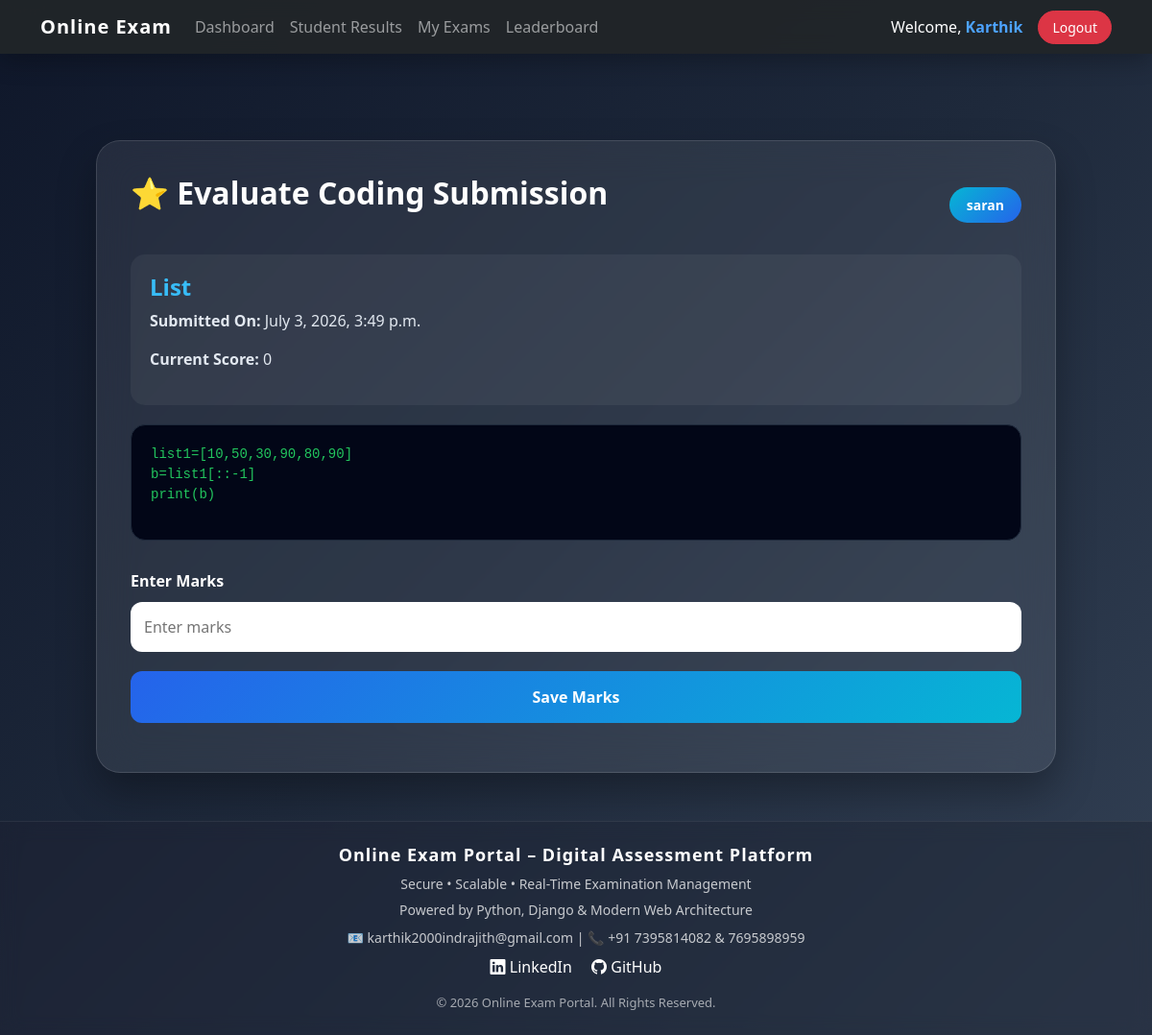
The page /give-marks/6/ (signed in) on the database its author committed.
### exam/models.py (models this page shows, shortened)
class CustomUser(AbstractUser):
    ROLE_CHOICES = (
        ('admin', 'Admin'),
        ('teacher', 'Teacher'),
        ('student', 'Student'),
    )
    role = models.CharField(max_length=10, choices=ROLE_CHOICES)

class CodingSubmission(models.Model):
    student = models.ForeignKey(
        settings.AUTH_USER_MODEL,
        on_delete=models.CASCADE,
        limit_choices_to={'role': 'student'}
    )
    coding_question = models.ForeignKey(
        CodingQuestion,
        on_delete=models.CASCADE
    )
    code = models.TextField()
    language = models.CharField(
        max_length=20,
        default='Python'
    )
    score = models.IntegerField(default=0)
    submitted_at = models.DateTimeField(
        auto_now_add=True
    )

class CodingQuestion(models.Model):
    exam = models.ForeignKey(
        Exam,
        on_delete=models.CASCADE,
        related_name='coding_questions'
    )
    title = models.CharField(max_length=200)
    problem_statement = models.TextField()
    sample_input = models.TextField(
        blank=True,
        null=True
    )
    sample_output = models.TextField(
        blank=True,
        null=True
    )
    marks = models.IntegerField(default=10)

### exam/views.py (the view)
# urls.py: path('give-marks/<int:submission_id>/', views.give_marks, name='give_marks'),
@login_required
def give_marks(request, submission_id):
    submission = get_object_or_404(
        CodingSubmission,
        id=submission_id
    )
    if request.method == "POST":
        submission.score = request.POST.get('score')
        submission.save()
        return redirect('coding_submissions')
    return render(
        request,
        'give_marks.html',
        {
            'submission': submission
        }
    )

### templates/give_marks.html (shortened to what this page needs)
{% extends 'base.html' %}
{% block content %}
<div class="container">
    <div class="main-card">
        <div class="d-flex justify-content-between align-items-center">
            <h2 class="page-title">
                ⭐ Evaluate Coding Submission
            </h2>
            <span class="student-badge">
                {{ submission.student.username }}
            </span>
        </div>
        <div class="info-card">
            <h4 class="problem-title">
                {{ submission.coding_question.title }}
            </h4>
            <p>
                <strong>Submitted On:</strong>
                {{ submission.submitted_at }}
            </p>
            <p>
                <strong>Current Score:</strong>
                {{ submission.score }}
            </p>
        </div>
        <div class="code-box">
<pre>{{ submission.code }}</pre>
        </div>
        <form method="POST">
            <div class="score-box">
                <label>
                    Enter Marks
                </label>
                <input
                    type="number"
                    name="score"
                    min="0"
                    required
                    placeholder="Enter marks">
            </div>
            <button
                type="submit"
                class="submit-btn">
                Save Marks
            </button>
        </form>
    </div>
</div>
{% endblock %}

### templates/base.html (shortened to what this page needs)
<!DOCTYPE html>
<html>
<head>
    <link href="https://cdn.jsdelivr.net/npm/bootstrap@5.3.2/dist/css/bootstrap.min.css" rel="stylesheet">
    <link href="https://cdn.jsdelivr.net/npm/bootstrap-icons@1.11.3/font/bootstrap-icons.css" rel="stylesheet">
</head>
<body class="d-flex flex-column min-vh-100">
<nav class="navbar navbar-expand-lg navbar-dark fixed-top">
    <div class="container">
        <a class="navbar-brand" href="{% url 'home' %}">
            Online Exam
        </a>
        <div class="collapse navbar-collapse" id="navbarNav">
            <ul class="navbar-nav me-auto">
                {% if user.is_authenticated %}
                    {% if user.role == 'teacher' %}
                        <li class="nav-item">
                            <a class="nav-link" href="{% url 'teacher_dashboard' %}">Dashboard</a>
                        </li>
                        <li class="nav-item">
                            <a class="nav-link" href="{% url 'teacher_results' %}">Student Results</a>
                        </li>
                        <li class="nav-item">
                            <a class="nav-link" href="{% url 'my_exams' %}">My Exams</a>
                        </li>
                        <li class="nav-item">
                            <a class="nav-link" href="{% url 'leaderboard' %}">Leaderboard</a>
                        </li>
                    {% endif %}
                {% endif %}
            </ul>
            <ul class="navbar-nav ms-auto align-items-lg-center">
                {% if user.is_authenticated %}
                    <li class="nav-item text-center text-lg-start">
                        <span class="text-white d-block d-lg-inline me-lg-3 mb-2 mb-lg-0">
                            Welcome, <strong>{{ user.username }}</strong>
                        </span>
                    </li>
                    <li class="nav-item">
                        <a class="btn btn-danger btn-sm" href="{% url 'logout' %}">
                            Logout
                        </a>
                    </li>
                {% endif %}
            </ul>
        </div>
    </div>
</nav>
<main class="container flex-fill mt-5 pt-4 px-3 px-md-4">
    {% block content %}
    {% endblock %}
</main>
<footer class="text-center py-4 mt-auto">
    <div class="container">
        <h5>Online Exam Portal – Digital Assessment Platform</h5>
        <p>Secure • Scalable • Real-Time Examination Management</p>
        <p>Powered by Python, Django & Modern Web Architecture</p>
        <p class="mt-2">
            📧 karthik2000indrajith@gmail.com |
            📞 +91 7395814082 & 7695898959
        </p>
        <div class="mt-2">
            <a href="www.linkedin.com/in/karthik-indrajith" class="me-3"><i class="bi bi-linkedin"></i> LinkedIn</a>
            <a href="https://github.com/Karthikindrajith"><i class="bi bi-github"></i> GitHub</a>
        </div>
        <small class="d-block mt-3">
            © 2026 Online Exam Portal. All Rights Reserved.
        </small>
    </div>
</footer>
</body>
</html>

### templates/base.html (style rules this page uses)
body { font-family: 'Segoe UI', Tahoma, Geneva, Verdana, sans-serif; background: #f8f9fa; animation: fadeIn 0.5s ease-in; }
.navbar { backdrop-filter: blur(10px); background: rgba(33, 37, 41, 0.95) !important; box-shadow: 0 8px 25px rgba(0,0,0,0.25); }
.navbar-brand { font-size: 20px; font-weight: 700; letter-spacing: 1px; }
.navbar-nav .nav-link { position: relative; font-weight: 500; padding: 8px 14px; transition: 0.3s ease; }
.navbar-nav .nav-link::after { content: ""; position: absolute; left: 10px; bottom: 4px; width: 0%; height: 2px; background: #4da3ff; transition: 0.3s ease; }
.navbar span strong { color: #4da3ff; }
.btn-sm { border-radius: 20px; padding: 6px 14px; transition: 0.3s ease; }
main { animation: fadeIn 0.4s ease-in-out; }
footer { background: linear-gradient(135deg, #0f172a, #1e293b); color: white; position: relative; overflow: hidden; border-top: 1px solid rgba(255,255,255,0.1); }
footer::before { content: ""; position: absolute; inset: 0; background: rgba(255,255,255,0.05); backdrop-filter: blur(10px); }
footer .container { position: relative; z-index: 2; }
footer h5 { font-weight: 700; letter-spacing: 1px; font-size: 18px; }
footer p { font-size: 14px; color: rgba(255,255,255,0.75); margin-bottom: 6px; }
footer a { text-decoration: none; color: white; transition: 0.3s ease; }
footer small { font-size: 13px; color: rgba(255,255,255,0.6); }

### templates/give_marks.html (style rules this page uses)
body { background:linear-gradient(135deg,#0f172a,#1e293b,#334155); min-height:100vh; }
.main-card { max-width:1000px; margin:50px auto; background:rgba(255,255,255,0.08); backdrop-filter:blur(20px); border:1px solid rgba(255,255,255,0.12); border-radius:25px; padding:35px; box-shadow:0 20px 40px rgba(0,0,0,.3); }
.page-title { color:white; font-weight:700; margin-bottom:25px; }
.student-badge { background:linear-gradient(135deg,#06b6d4,#2563eb); color:white; padding:8px 18px; border-radius:30px; font-size:14px; font-weight:600; }
.info-card { background:rgba(255,255,255,0.05); border-radius:15px; padding:20px; margin-top:20px; color:#e2e8f0; }
.code-box { background:#020617; color:#22c55e; padding:20px; border-radius:15px; margin-top:20px; overflow-x:auto; font-family:Consolas, monospace; border:1px solid #1e293b; }
.score-box { margin-top:30px; }
.score-box label { color:white; font-weight:600; margin-bottom:10px; display:block; }
.score-box input { width:100%; padding:14px; border:none; border-radius:12px; font-size:16px; background:white; }
.submit-btn { width:100%; margin-top:20px; border:none; padding:15px; border-radius:12px; color:white; font-weight:700; font-size:16px; background:linear-gradient( 135deg, #2563eb, #06b6d4 ); transition:.3s; }
.problem-title { color:#38bdf8; font-weight:700; }

### rows shown on the page
CustomUser: username "Karthik"
CodingSubmission: student.username "saran", coding_question "List", submitted_at "July 3, 2026, 3:49 p.m.", score "0", code "list1=[10,50,30,90,80,90] b=list1[::-1] print(b)"
